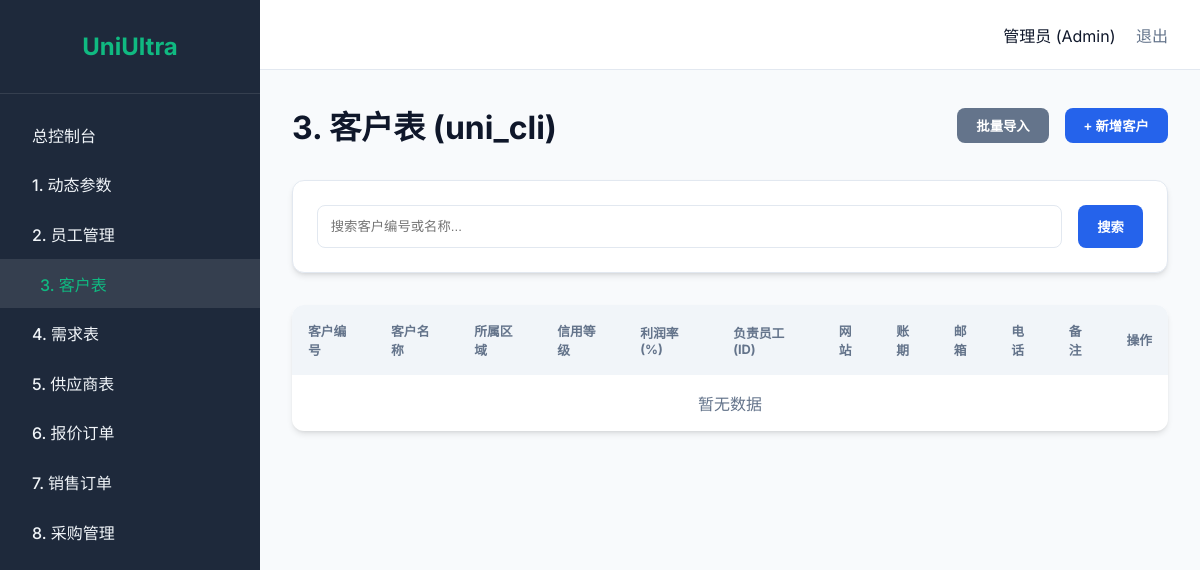
Page /cli (signed in) on the earlier database version.
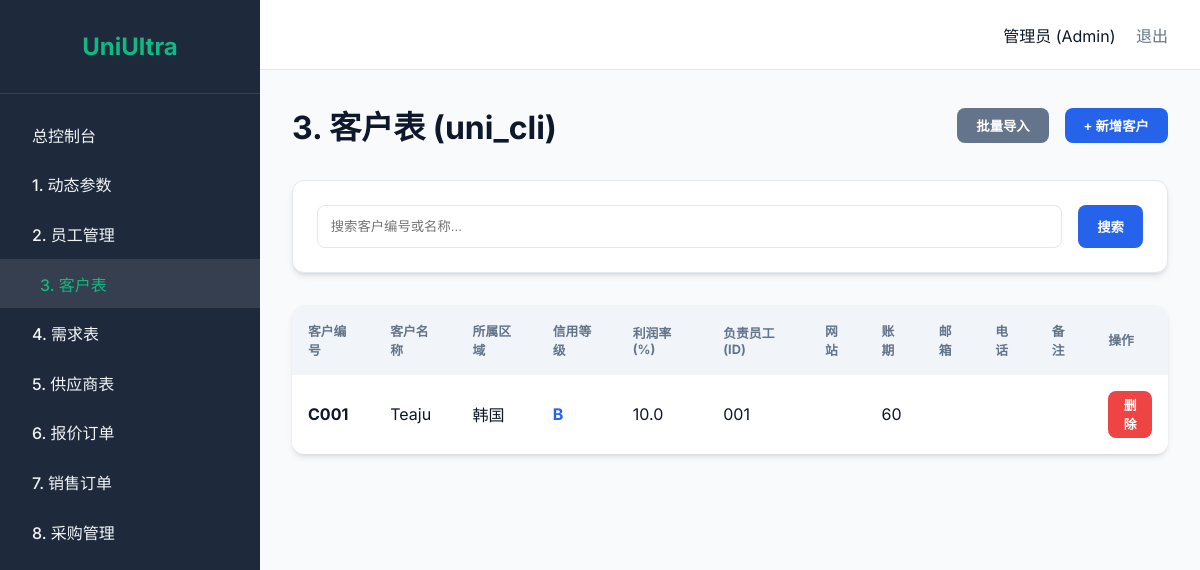
Same page on the later database version.
### tables this page shows
CREATE TABLE uni_cli (
        cli_id TEXT PRIMARY KEY,
        cli_name TEXT NOT NULL,
        region TEXT NOT NULL DEFAULT '韩国',
        credit_level TEXT DEFAULT 'A',
        margin_rate REAL DEFAULT 10.0,
        emp_id TEXT NOT NULL,
        website TEXT,
        payment_terms TEXT,
        email TEXT,
        phone TEXT,
        remark TEXT,
        created_at DATETIME DEFAULT (datetime('now', 'localtime')),
        FOREIGN KEY (emp_id) REFERENCES uni_emp(emp_id) ON UPDATE CASCADE
    );

### main.py (the view)
@app.get("/cli", response_class=HTMLResponse)
async def cli_page(request: Request, page: int = 1, search: str = "", current_user: dict = Depends(login_required)):
    search_kwargs = {"cli_name": search} if search else None
    result = get_paginated_list("uni_cli", page=page, search_kwargs=search_kwargs)
    employees, _ = get_emp_list(page=1, page_size=1000)
    return templates.TemplateResponse("cli.html", {
        "request": request, "active_page": "cli", "current_user": current_user,
        "items": result["items"], "total_pages": result["total_pages"],
        "page": page, "search": search, "employees": employees
    })

### templates/cli.html (shortened to what this page needs)
{% extends "layout.html" %}
{% block content %}
<div style="display: flex; justify-content: space-between; align-items: center; margin-bottom: 2rem;">
    <h1>3. 客户表 (uni_cli)</h1>
    {% if current_user.rule == '3' or current_user.rule == '0' %}
    <div style="display: flex; gap: 1rem;">
        <button class="btn" style="background: var(--secondary); color: white;"
            onclick="toggleModal('importModal')">批量导入</button>
        <button class="btn btn-primary" onclick="toggleModal('addModal')">+ 新增客户</button>
    </div>
    {% endif %}
</div>
<div class="card" style="margin-bottom: 2rem;">
    <form action="/cli" method="get" style="display: flex; gap: 1rem;">
        <input type="text" name="search" value="{{ search }}" placeholder="搜索客户编号或名称..."
            style="flex: 1; padding: 0.8rem; border: 1px solid var(--border); border-radius: 8px;">
        <button type="submit" class="btn btn-primary">搜索</button>
    </form>
</div>
<div class="table-container">
    <div style="overflow-x: auto;">
        <table>
            <thead>
                <tr>
                    <th>客户编号</th>
                    <th>客户名称</th>
                    <th>所属区域</th>
                    <th>信用等级</th>
                    <th>利润率(%)</th>
                    <th>负责员工(ID)</th>
                    <th>网站</th>
                    <th>账期</th>
                    <th>邮箱</th>
                    <th>电话</th>
                    <th>备注</th>
                    {% if current_user.rule == '3' or current_user.rule == '0' %}
                    <th>操作</th>
                    {% endif %}
                </tr>
            </thead>
            <tbody>
                {% for item in items %}
                <tr>
                    <td style="font-weight: 700;">{{ item.cli_id }}</td>
                    <td {% if current_user.rule=='3' or current_user.rule=='0'
                        %}ondblclick="makeEditable(this, '{{ item.cli_id }}', 'cli_name')" {% endif %}>{{ item.cli_name
                        }}</td>
                    <td {% if current_user.rule=='3' or current_user.rule=='0'
                        %}ondblclick="makeEditable(this, '{{ item.cli_id }}', 'region')" {% endif %}>{{ item.region }}
                    </td>
                    <td {% if current_user.rule=='3' or current_user.rule=='0'
                        %}ondblclick="makeEditable(this, '{{ item.cli_id }}', 'credit_level')" {% endif %}><span
                            style="color: var(--primary); font-weight: bold;">{{ item.credit_level }}</span></td>
                    <td {% if current_user.rule=='3' or current_user.rule=='0'
                        %}ondblclick="makeEditable(this, '{{ item.cli_id }}', 'margin_rate')" {% endif %}>{{
                        item.margin_rate }}</td>
                    <td {% if current_user.rule=='3' or current_user.rule=='0'
                        %}ondblclick="makeEditable(this, '{{ item.cli_id }}', 'emp_id')" {% endif %}>{{ item.emp_id }}
                    </td>
                    <td {% if current_user.rule=='3' or current_user.rule=='0'
                        %}ondblclick="makeEditable(this, '{{ item.cli_id }}', 'website')" {% endif %}>{{ item.website }}
                    </td>
                    <td {% if current_user.rule=='3' or current_user.rule=='0'
                        %}ondblclick="makeEditable(this, '{{ item.cli_id }}', 'payment_terms')" {% endif %}>{{
                        item.payment_terms }}</td>
                    <td {% if current_user.rule=='3' or current_user.rule=='0'
                        %}ondblclick="makeEditable(this, '{{ item.cli_id }}', 'email')" {% endif %}>{{ item.email }}
                    </td>
                    <td {% if current_user.rule=='3' or current_user.rule=='0'
                        %}ondblclick="makeEditable(this, '{{ item.cli_id }}', 'phone')" {% endif %}>{{ item.phone }}
                    </td>
                    <td {% if current_user.rule=='3' or current_user.rule=='0'
                        %}ondblclick="makeEditable(this, '{{ item.cli_id }}', 'remark')" {% endif %}>{{ item.remark }}
                    </td>
                    {% if current_user.rule == '3' or current_user.rule == '0' %}
                    <td>
                        <button class="btn"
                            style="padding: 0.3rem 0.6rem; font-size: 0.8rem; background: #ef4444; color: white;"
                            onclick="deleteCli('{{ item.cli_id }}')">删除</button>
                    </td>
                    {% endif %}
                </tr>
                {% endfor %}
                {% if not items %}
                <tr>
                    <td colspan="{% if current_user.rule == '3' or current_user.rule == '0' %}12{% else %}11{% endif %}"
                        style="text-align: center; color: var(--secondary);">暂无数据</td>
                </tr>
                {% endif %}
            </tbody>
        </table>
    </div>
</div>
{% endblock %}

### templates/layout.html (shortened to what this page needs)
<!DOCTYPE html>
<html lang="zh">
<head>
    <link rel="stylesheet" href="{{ url_for('static', path='/style.css') }}">
</head>
<body>
    <div class="sidebar">
        <div class="sidebar-header">UniUltra</div>
        <nav class="sidebar-menu">
            <a href="/" class="menu-item {% if active_page == 'dashboard' %}active{% endif %}">总控制台</a>
            <a href="/daily" class="menu-item {% if active_page == 'daily' %}active{% endif %}">1. 动态参数</a>
            <a href="/emp" class="menu-item {% if active_page == 'emp' %}active{% endif %}">2. 员工管理</a>
            <a href="/cli" class="menu-item {% if active_page == 'cli' %}active{% endif %}">3. 客户表</a>
            <a href="#" class="menu-item {% if active_page == 'quote' %}active{% endif %}">4. 需求表</a>
            <a href="/vendor" class="menu-item {% if active_page == 'vendor' %}active{% endif %}">5. 供应商表</a>
            <a href="/offer" class="menu-item {% if active_page == 'offer' %}active{% endif %}">6. 报价订单</a>
            <a href="/order" class="menu-item {% if active_page == 'order' %}active{% endif %}">7. 销售订单</a>
            <a href="/buy" class="menu-item {% if active_page == 'buy' %}active{% endif %}">8. 采购管理</a>
        </nav>
    </div>
    <div class="main-content">
        <header class="navbar">
            <div class="user-info">
                <span>管理员 (Admin)</span>
                <a href="/login" style="margin-left: 1rem; color: var(--secondary); text-decoration: none;">退出</a>
            </div>
        </header>
        <main class="container fade-in">
            {% block content %}{% endblock %}
        </main>
    </div>
</body>
</html>

### static/style.css (style rules this page uses)
:root { --primary: #2563eb; --primary-hover: #1d4ed8; --secondary: #64748b; --bg-main: #f8fafc; --bg-side: #1e293b; --text-main: #0f172a; --text-side: #f1f5f9; --accent: #10b981; --card-bg: #ffffff; --border: #e2e8f0; --shadow: 0 4px 6px -1px rgb(0 0 0 / 0.1), 0 2px 4px -2px rgb(0 0 0 / 0.1); --radius: 12px; }
* { box-sizing: border-box; margin: 0; padding: 0; }
body { font-family: 'Inter', 'Outfit', sans-serif; background-color: var(--bg-main); color: var(--text-main); display: flex; height: 100vh; }
.sidebar { width: 260px; background-color: var(--bg-side); color: var(--text-side); display: flex; flex-direction: column; transition: all 0.3s ease; }
.sidebar-header { padding: 2rem; font-size: 1.5rem; font-weight: 700; text-align: center; border-bottom: 1px solid rgba(255, 255, 255, 0.1); color: var(--accent); }
.sidebar-menu { flex: 1; padding: 1rem 0; overflow-y: auto; }
.menu-item { display: flex; align-items: center; padding: 0.8rem 2rem; color: var(--text-side); text-decoration: none; transition: all 0.2s; font-weight: 500; }
.menu-item:hover, .menu-item.active { background-color: rgba(255, 255, 255, 0.1); color: var(--accent); padding-left: 2.5rem; }
.main-content { flex: 1; display: flex; flex-direction: column; overflow: hidden; }
.navbar { height: 70px; background-color: var(--card-bg); display: flex; align-items: center; justify-content: flex-end; padding: 0 2rem; border-bottom: 1px solid var(--border); }
.container { flex: 1; padding: 2rem; overflow-y: scroll; }
.card { background: var(--card-bg); padding: 1.5rem; border-radius: var(--radius); box-shadow: var(--shadow); border: 1px solid var(--border); transition: transform 0.3s; }
.table-container { background: var(--card-bg); border-radius: var(--radius); overflow: hidden; box-shadow: var(--shadow); }
table { width: 100%; border-collapse: collapse; }
th { background-color: #f1f5f9; padding: 1rem; text-align: left; font-size: 0.8rem; text-transform: uppercase; color: var(--secondary); }
td { padding: 1rem; border-bottom: 1px solid var(--border); }
tr:last-child td { border-bottom: none; }
.btn { padding: 0.5rem 1.2rem; border-radius: 8px; border: none; cursor: pointer; font-weight: 600; transition: 0.2s; }
.btn-primary { background-color: var(--primary); color: white; }
.fade-in { animation: fadeIn 0.5s ease forwards; }

Differences in the rows shown:
added uni_cli: cli_id "C001", cli_name "Teaju", region "韩国", credit_level "B", margin_rate "10.0", emp_id "001", payment_terms "60"
Other differences:
text no longer shown: "暂无数据"
